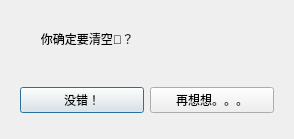
<?xml version="1.0" encoding="UTF-8"?>
<ui version="4.0">
 <class>Dialog2</class>
 <widget class="QDialog" name="Dialog2">
  <property name="geometry">
   <rect>
    <x>0</x>
    <y>0</y>
    <width>294</width>
    <height>139</height>
   </rect>
  </property>
  <property name="windowTitle">
   <string>Dialog</string>
  </property>
  <property name="windowIcon">
   <iconset resource="sources/resource.qrc">
    <normaloff>:/house icon.png</normaloff>:/house icon.png</iconset>
  </property>
  <layout class="QVBoxLayout" name="verticalLayout">
   <item>
    <widget class="QLabel" name="label">
     <property name="text">
      <string>         你确定要清空🐎？</string>
     </property>
    </widget>
   </item>
   <item>
    <widget class="QWidget" name="widget" native="true">
     <layout class="QHBoxLayout" name="horizontalLayout">
      <item>
       <widget class="QPushButton" name="pushButton_yes">
        <property name="text">
         <string>没错！</string>
        </property>
       </widget>
      </item>
      <item>
       <widget class="QPushButton" name="pushButton_no">
        <property name="text">
         <string>再想想。。。</string>
        </property>
       </widget>
      </item>
     </layout>
    </widget>
   </item>
  </layout>
 </widget>
 <resources>
  <include location="sources/resource.qrc"/>
 </resources>
 <connections/>
</ui>
